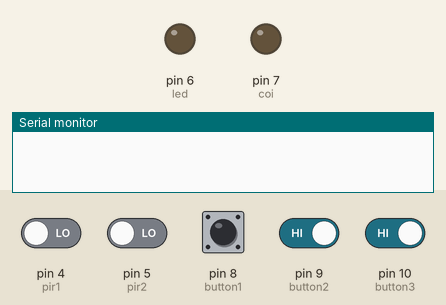
Simulated run of this sketch. Board: Arduino Uno, built with avr-gcc and run on an emulated ATmega328P. Parts: output pins drawn as LEDs (lit = HIGH), the last lines printed to the serial monitor. Inputs (shaded band) come from the test bench; at power-on: pin 8 (button1), pin 9 (button2), pin 10 (button3) HIGH, pin 4 (pir1), pin 5 (pir2) LOW.

Above: at 1.2 s.
1.3 s: pin 4 (pir1) driven HIGH
At 2.5 s:
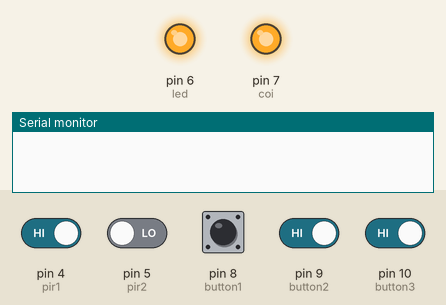
2.8 s: pin 8 (button1) pulled LOW for 0.15 s
4.4 s: pin 4 (pir1) driven LOW
At 5.1 s:
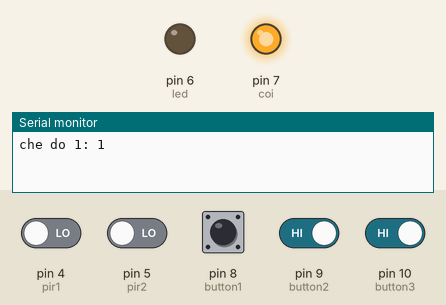
5.9 s: pin 5 (pir2) driven HIGH
At 6.2 s:
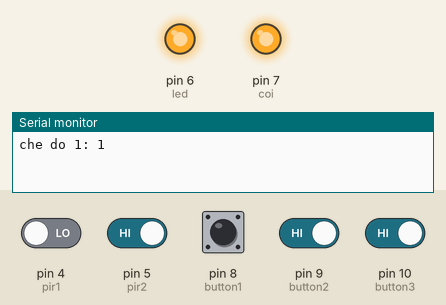
7.4 s: pin 5 (pir2) driven LOW
At 8.6 s:
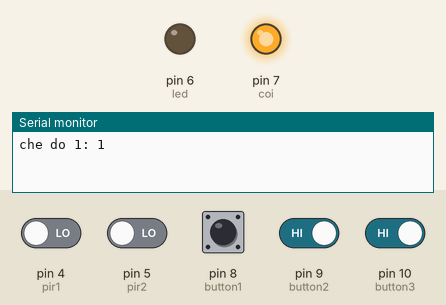
8.9 s: pin 4 (pir1) driven HIGH and pin 5 (pir2) driven HIGH and pin 8 (button1) driven LOW and pin 9 (button2) driven LOW and pin 10 (button3) driven LOW
At 10.0 s:
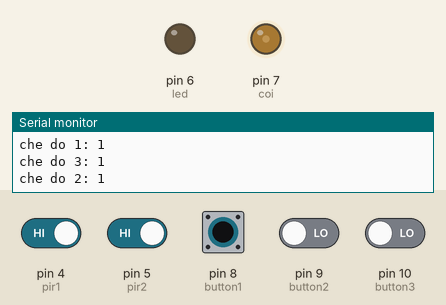
Timing chart, 0 to 11.4 s (numbered marks = the images above; inputs shaded):
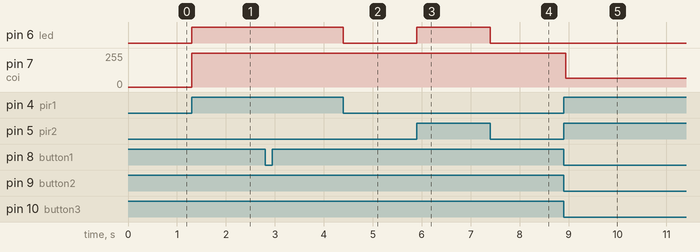

Measured:
- after the input at 1.3 s, pin 6 (led): LOW → HIGH at once; pin 7 (coi): 0/255 → 255/255 at once
- after the input at 4.4 s, pin 6 (led): HIGH → LOW at once
- after the input at 5.9 s, pin 6 (led): LOW → HIGH at once
- after the input at 7.4 s, pin 6 (led): HIGH → LOW at once
- after the input at 8.9 s, pin 7 (coi): 255/255 → 65/255 at once

The sketch:

test2.ino
```cpp
#define pir1 4
#define pir2 5
#define led 6
#define coi 7
#define button1 8
#define button2 9
#define button3 10

bool chedo1 = false;
bool chedo2 = false;
bool chedo3 = false;

bool nut1DaNhan = false;
bool nut2DaNhan = false;
bool nut3DaNhan = false;

unsigned long lastPress1 = 0;
unsigned long lastPress2 = 0;
unsigned long lastPress3 = 0;
const int debounceDelay = 200;

void setup() {
  pinMode(pir1, INPUT);
  pinMode(pir2, INPUT);
  pinMode(led, OUTPUT);
  pinMode(coi, OUTPUT);
  pinMode(button1, INPUT_PULLUP);
  pinMode(button2, INPUT_PULLUP);
  pinMode(button3, INPUT_PULLUP);

  Serial.begin(9600);
}

void loop() {
  int giatriPIR1 = digitalRead(pir1);
  int giatriPIR2 = digitalRead(pir2);
  int giatributton1 = digitalRead(button1);
  int giatributton2 = digitalRead(button2);
  int giatributton3 = digitalRead(button3);
  unsigned long currentMillis = millis();

  // Xử lý nút nhấn chế độ 3
  if (giatributton3 == LOW && !nut3DaNhan && (currentMillis - lastPress3 > debounceDelay)) {
    chedo3 = !chedo3;
    nut3DaNhan = true;
    lastPress3 = currentMillis;
    Serial.print("che do 3: ");
    Serial.println(chedo3);
  }
  if (giatributton3 == HIGH) nut3DaNhan = false;

  if (chedo3) {
    digitalWrite(coi, (giatriPIR1 == HIGH || giatriPIR2 == HIGH) ? HIGH : LOW);
  }

  // Xử lý nút nhấn chế độ 2
  if (giatributton2 == LOW && !nut2DaNhan && (currentMillis - lastPress2 > debounceDelay)) {
    chedo2 = !chedo2;
    nut2DaNhan = true;
    lastPress2 = currentMillis;
    Serial.print("che do 2: ");
    Serial.println(chedo2);
  }
  if (giatributton2 == HIGH) nut2DaNhan = false;

  // Nếu chế độ 2 bật, tắt toàn bộ hệ thống
  if (chedo2) {
    digitalWrite(led, LOW);
    digitalWrite(coi, LOW);
    return;
  }

  // Xử lý nút nhấn chế độ 1
  if (giatributton1 == LOW && !nut1DaNhan && (currentMillis - lastPress1 > debounceDelay)) {
    chedo1 = !chedo1;
    nut1DaNhan = true;
    lastPress1 = currentMillis;
    Serial.print("che do 1: ");
    Serial.println(chedo1);
  }
  if (giatributton1 == HIGH) nut1DaNhan = false;

  if (chedo1) {
    digitalWrite(led, (giatriPIR1 == HIGH || giatriPIR2 == HIGH) ? HIGH : LOW);
  } else {
    // Chế độ mặc định: bật cả LED và còi khi có chuyển động
    if (giatriPIR1 == HIGH || giatriPIR2 == HIGH) {
      digitalWrite(led, HIGH);
      digitalWrite(coi, HIGH);
    } else {
      digitalWrite(led, LOW);
      digitalWrite(coi, LOW);
    }
  }
}
```
